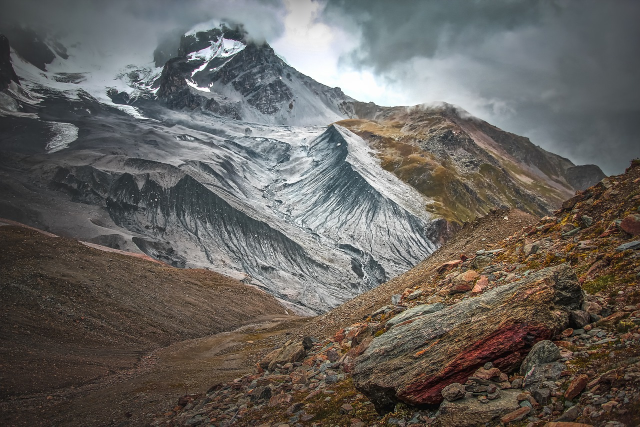
#> input picture 12-30/mountain.jpg, 1280 x 853 px (shown at 1/2 size)
$ jupyter execute --allow-errors 12-30.ipynb
#> lines starting #> are read from the running program, lines starting #| are printed output that depends on the picture; after the words box and inside, x2 and y2 are one past the last pixel; in counts of white or black regions, pixels touching at a corner belong together
[cell 1]
x=29
dic={'name':'정택구','name':x,'birth':'6월 20일'}
print(dic)

[cell 2]
x=29
dic={'name':'정택구','age':x,'birth':'6월 20일'}
print(dic.keys())
print(list(dic.keys()))
print(list(dic.keys())[2])
print()
for i in dic.keys():
    print(i)

[cell 3]
x=29
dic={'name':'정택구','age':x,'birth':'6월 20일'}
print(dic.values())
print(list(dic.values()))
print(list(dic.values())[2])
print()
for i in dic.values():
    print(i)

[cell 4]
dic={'name':'정택구','age':29,'birth':'6월 20일'}

print(dic.get('aaa','not found'))
print('name' in dic)
print('ddd' in dic)

[cell 5]
import numpy as np

array = np.array([[1,2,3],[4,5,6]])
print(array.ndim) #차원
print(array.shape)#행렬
print(array.dtype)#데이터

[cell 6]
import numpy as np
a=np.arange(0,100.1,10)
print(a)
b=np.zeros([3,3])
print(b)
b=np.ones([3,3])
print(b)
b=np.full([3,3],'z')
print(b)

[cell 7]
import numpy as np
array1=np.arange(1,4)
array2=np.array([[1,2],
                 [3,4]])
array3=np.array([[[1,2],[0,4]],
                 [[5,6],[7,8]]])
print(array1)
print(array2)
print(array3[1][0][1])
for i in array3[0]:
    for j in i:
        print(j)
for i in array3[0][1]:
    print(i)

[cell 8]
import numpy as np   #::은 스탭
array = np.array([[1,2,3,4,5],
                 [6,7,8,9,10],
                 [11,12,13,14,15],
                 [16,17,18,19,20],
                 [21,22,23,24,25],
                 [26,27,28,29,30],
                 [31,32,33,34,35]])
print(array[1::3])
print(array[2:,1::2]) #12,17

[cell 9]
import numpy as np
array=np.arange(9)
axis1=array[np.newaxis]
axis2=array[:,np.newaxis]

print(axis1)
print(axis2)

[cell 10]
import numpy as np

array =np.arange(12).reshape(3,-1)

flat1=array.flatten(order='F')
flat2 = array.ravel()
print(array)
print(flat1)
print(flat2)

[cell 11]
import numpy as np

array1 = np.arange(6).reshape(2,3)
array2 = np.arange(6,12).reshape(2,3)

merge1 = np.stack([array1,array2], axis=0)
merge2 = np.stack([array1,array2], axis=-1)

print(array1)
print(array2)

print(merge1)
print(merge2)

[cell 12]
import cv2
import numpy as np

image = cv2.imread("mountain.jpg")
#> image is the input picture: shape (853, 1280, 3); mean B, G, R 94.6, 99.1, 103
gray = cv2.cvtColor(image,cv2.COLOR_RGB2GRAY)
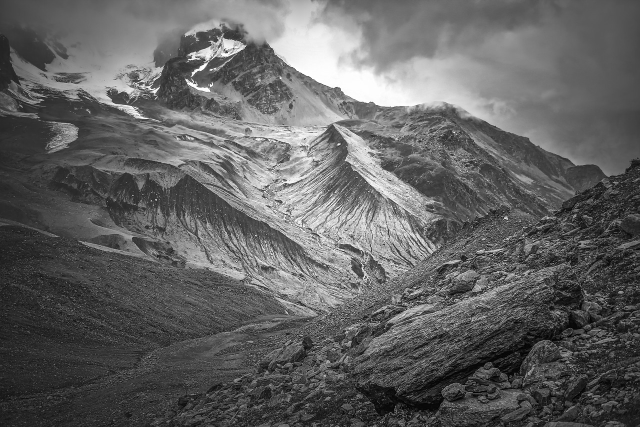
#> gray: shape (853, 1280) (shown at 1/2 size); min 0, max 255, mean 98.1
result=np.zeros((image.shape[0],256),dtype=np.uint8)
#print(result)
#print(image.shape)
#print(result.shape)

hist = cv2.calcHist([image],[0],None,[256],[0,256])
#> hist = 256 values, max 9740 at index 0, min 601 at index 244, mean 4265

cv2.normalize(hist,hist,0,255,cv2.NORM_MINMAX)
# print(hist)

for x,y in enumerate(hist):
    cv2.line(result,(int(x),image.shape[0]),(int(x),image.shape[0]-int(y)),255)
#> this loop made 256 passes
#> y on passes 1 to 3: [255], [17.69], [24.44]
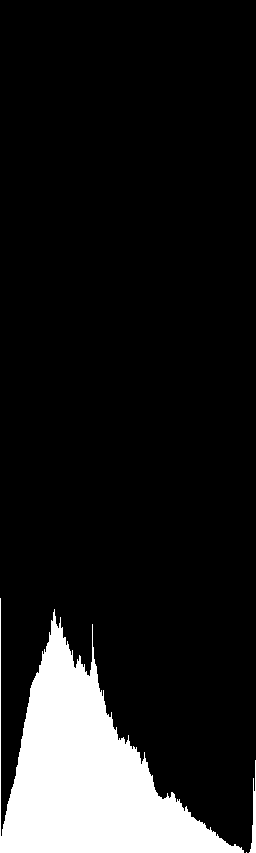
#> result: shape (853, 256); 11.9% white; 3 white regions (1 under 20 px), largest, box (x1, y1, x2, y2) and area: (0, 598, 244, 853) 25770, (249, 760, 256, 853) 273

dst = np.hstack([image[:,:,0],result])
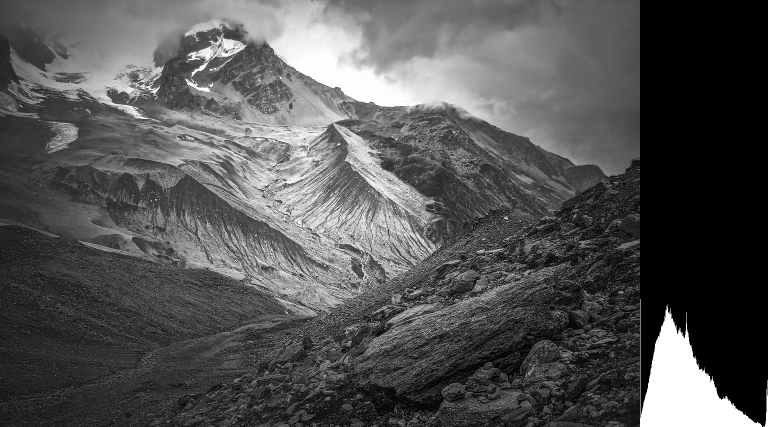
#> dst: shape (853, 1536) (shown at 1/2 size); min 0, max 255, mean 83.9
cv2.namedWindow('dst',flags=cv2.WINDOW_NORMAL)
cv2.imshow("dst",dst)
cv2.waitKey(0)
cv2.destroyAllWindows()

[cell 13]
import cv2
import numpy as np

src = cv2.imread("crow.jpg")
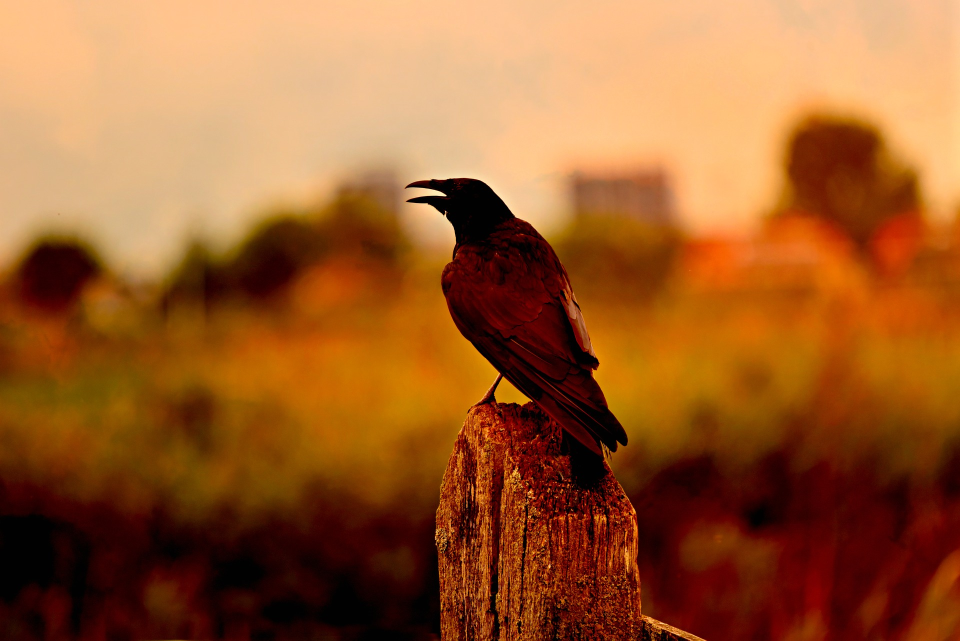
#> input picture 12-30/crow.jpg, 1920 x 1281 px (shown at 1/2 size)
#> src is the input picture: shape (1281, 1920, 3); mean B, G, R 45.6, 92.5, 154.7
dst = cv2.cvtColor(src,cv2.COLOR_BGR2HSV)
#> dst: shape (1281, 1920, 3); mean H, S, V 17.6, 201.4, 154.8

cv2.imshow("dst",dst)
cv2.waitKey(0)
cv2.destroyAllWindows()

[cell 14]
import cv2
import numpy as np

img = np.zeros((480,640,3),dtype=np.uint8)

save = cv2.imwrite("CV.jpeg",img, (cv2.IMWRITE_JPEG_QUALITY,100,cv2.IMWRITE_JPEG_PROGRESSIVE,1))
print(save)
#| True

[cell 15]
import cv2
import numpy as np

def onChangeBlue(pos):
    global b
    b=pos
    cv2.imshow("Palette",createImage(b,g,r))

def createImage(b,g,r):
    return np.full((500,500,3),(b,g,r),dtype=np.uint8)

b,g,r=0,0,0
cv2.namedWindow("Palette")
# cv2.createTrackbar("Blue","Palette",55,255,onChangeBlue)
cv2.createTrackbar("Blue","Palette",55,255,lambda x:x)
cv2.createTrackbar("Green","Palette",0,255,lambda x:x)
cv2.createTrackbar("Red","Palette",0,255,lambda x:x)

while True :
    b=cv2.getTrackbarPos("Blue","Palette")
#> b = 55
    g=cv2.getTrackbarPos("Green","Palette")
#> g = 0
    r=cv2.getTrackbarPos("Red","Palette")
#> r = 0

    cv2.imshow("Palette",createImage(b,g,r))
#> in createImage, `return np.full((500,500,3),(b,g,r),dtype=np.uint8)`:
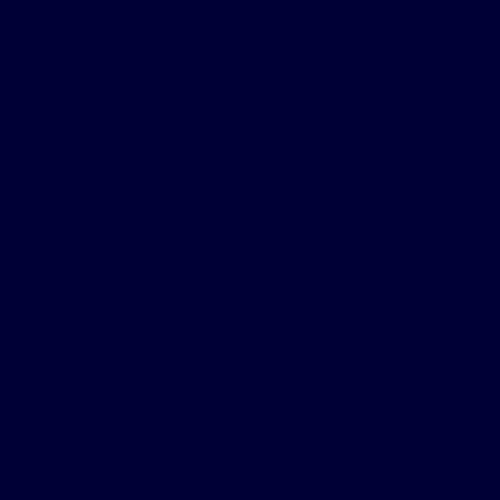
#> returned value: shape (500, 500, 3); mean of channels 0, 1, 2 55, 0, 0; drawn as B, G, R
    if(cv2.waitKey(33)&0xFF==ord('q')): break
#> (key q is pressed here)

cv2.destroyAllWindows()

[cell 16]
import numpy as np
import cv2

img = np.zeros((768, 1366, 3), dtype = np.uint8)

cv2.line(img, (100, 100), (1200, 100), (0, 0, 255), 3, cv2.LINE_AA)
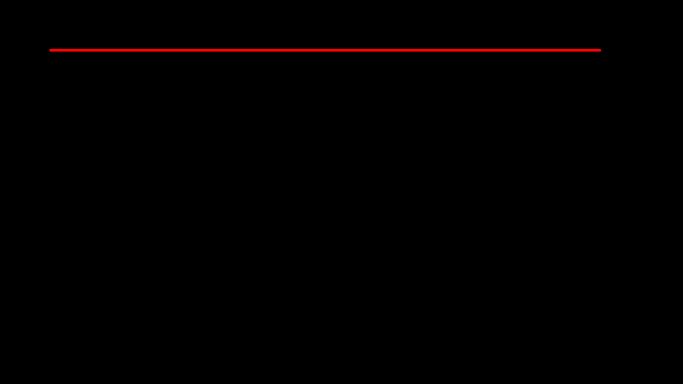
#> img: shape (768, 1366, 3) (shown at 1/2 size); mean of channels 0, 1, 2 0, 0, 1.5; drawn as B, G, R
cv2.circle(img, (300, 300), 50, (0, 255, 0), cv2.FILLED, cv2.LINE_4)
cv2.rectangle(img, (500, 200), (1000, 400), (255, 0, 0), 5, cv2.LINE_8)
cv2.ellipse(img, (1200, 300), (100, 50), 0, 90, 180, (255, 255, 0), 2)
#> img: shape (768, 1366, 3); mean of channels 0, 1, 2 2.5, 2, 1.5

pts1 = np.array([[[100, 500], [300, 500], [200, 600]], [[400, 500], [500, 500], [600, 700]]])
pts2 = np.array([[700, 500], [800, 500], [700, 600]])
cv2.polylines(img, pts1, True, (0, 255, 255), 10)
cv2.fillPoly(img, [pts2], (255, 0, 255), cv2.LINE_AA)

cv2.putText(img, "OpenCV", (900, 600), cv2.FONT_HERSHEY_COMPLEX | cv2.FONT_ITALIC, 2, (255, 255, 255), 3)
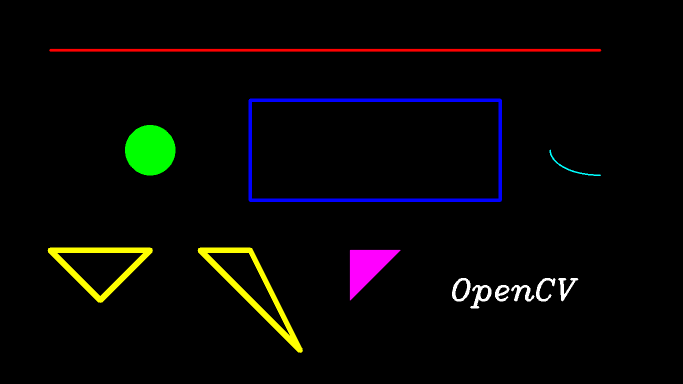
#> img: shape (768, 1366, 3) (shown at 1/2 size); mean of channels 0, 1, 2 4.7, 5.9, 6.6; drawn as B, G, R

cv2.imshow("img", img)
cv2.waitKey(0)
cv2.destroyAllWindows()

[cell 17]
import cv2
import numpy as np

one = cv2.imread("one.jpg")
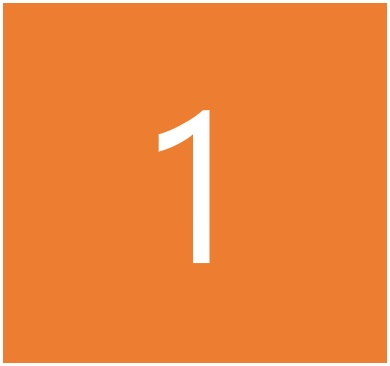
#> input picture 12-30/one.jpg, 390 x 366 px
#> one is the input picture: shape (366, 390, 3); mean B, G, R 59.9, 131.9, 237.4
two = cv2.imread("two.jpg")
three = cv2.imread("three.jpg")
four = cv2.imread("four.jpg")

horizontal1 = np.full((20,one.shape[1],3),[0,0,0],dtype=np.uint8)
#> (the rest of this cell did not finish here and is left out)

[cell 18]
import cv2
capture =cv2.VideoCapture("Star.mp4")
while True:
    ret,frame=capture.read()
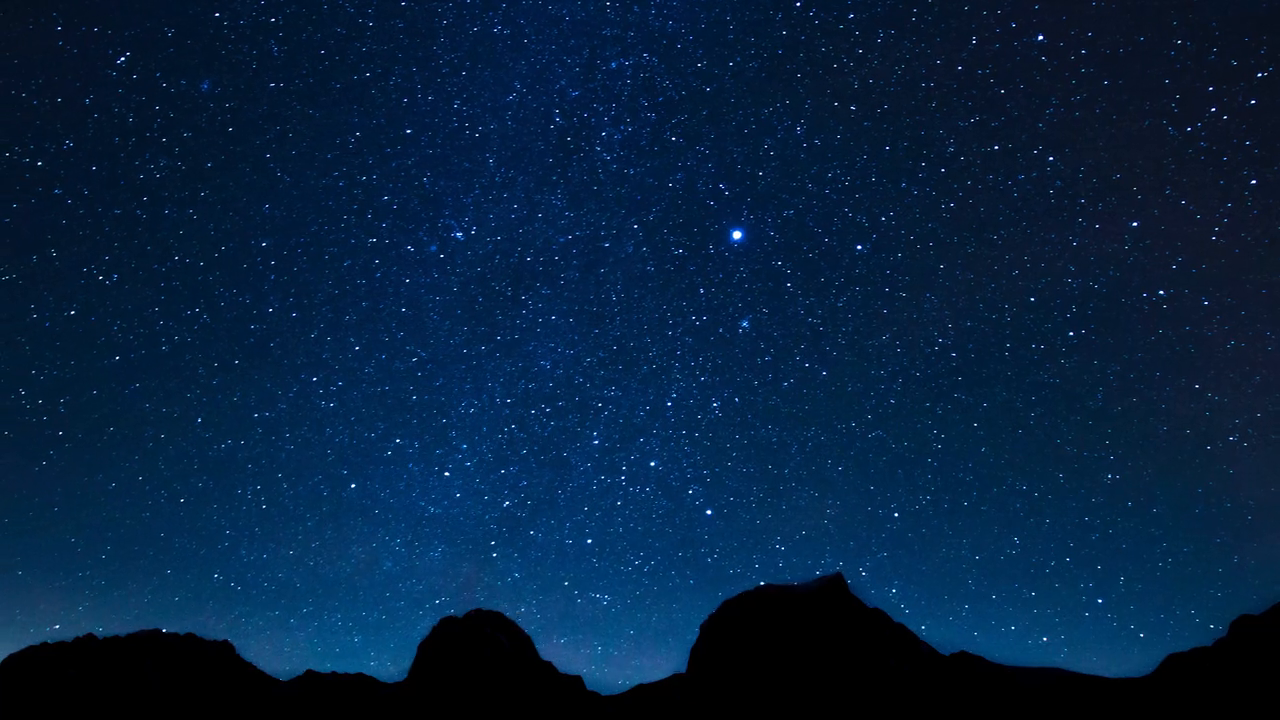
#> input picture frame 14 of 12-30/Star.mp4, 1280 x 720 px
#> frame is the input picture: shape (720, 1280, 3); mean B, G, R 63.3, 32.5, 4.4
    if(capture.get(cv2.CAP_PROP_POS_FRAMES)==capture.get(cv2.CAP_PROP_FRAME_COUNT)):
        capture.open("Star.mp4")
#     if (ret==False): break
    cv2.imshow("VideoFrame",frame)
    if (cv2.waitKey(500)==ord('q')):break
#> (key q is pressed here)


capture.release()
cv2.destroyAllWindows()

[cell 19]
capture = cv2.VideoCapture(0)
capture.set(cv2.CAP_PROP_FRAME_WIDTH,1920)
capture.set(cv2.CAP_PROP_FRAME_HEIGHT,1440)

while True :
    ret,frame=capture.read()
    if (ret==True):
        cv2.imshow("VideoFrame",frame)
        if ( cv2.waitKey(33) == ord('q') ):break
#> (key q is pressed here)
    else:
        break
capture.release()
cv2.destroyAllWindows()

[cell 20]
import cv2

src = cv2.imread("OpenCV_Logo.png")
#> (the rest of this cell did not finish here and is left out)

[cell 21]
import numpy as np

array =np.zeros((1280,1920,3),np.uint8)
x,y,w,h=100,100,300,300

roi=array[x:x+w,y:y+300]

coi=array[:,:,1]
print(array.shape)
print(roi.shape)
print(coi.shape)

[cell 22]
import numpy as np

array1=np.array([1,2,3,4]).reshape(2,2)
array2=np.array([1.5,2.5])

print(array1+array2)

[cell 23]
import numpy as np

array = np.arange(10).reshape(2,5)

detach1=np.split(array,2,axis=0)
detach2=np.split(array,[2,3],axis=1)

print(detach1)
print(detach1[1])
print(detach2)

[cell 24]
import numpy as np
array = np.arange(16)
reshape1 = array.reshape(2,2,4)  #(z,y,x)
reshape2 = np.reshape(array,(4,-1),order='F')
reshape3 = np.reshape(array,(4,-1),order='C')
reshape4 = np.reshape(array,(4,-1),order='A')
print(reshape1)
print(reshape2)
print(reshape3)
print(reshape4)

[cell 25]
import numpy as np
array1=np.array([[1,2,3],[4,5,6]])
array2=np.array([1,2,3],dtype=complex,ndmin=3) #complex 복소수 ndmin 차원수는?
array3=np.array(array1,copy=True)

array1[0]=[4,5,6]
print("array1 :",array1)
print("array2[0][0][0] :",array2[0][0][0])
print("array2[0][0] :",array2[0][0])
print("array2[0] :",array2[0])
print("array3 :",array3)

[cell 26]
set0=set()
set1=set([1,2,3,4,5])
print(set1)
set1=set([1,2,3,4,5,1,2,3])
print(set1)
set1.add(1)
print(set1)
set2=set([2,5,4,10,22])
print(set1.intersection(set2))
print(set1 & set2)
print(set1.union(set2))
print(set1 | set2)
print(set1 - set2)

set1.update([1,20,33])
print(set1)
set1.remove(20)
print(set1)

[cell 27]
x=29
dic={'name':'정택구','age':x,'birth':'6월 20일'}
print(dic.items())
print(list(dic.items()))
print(list(dic.items())[2])
print()
for i in dic.items():
    print(i)

[cell 28]
import cv2

src = cv2.imread('tomato.jpg')

mv=cv2.split(src)
#> mv = ()
#> (the rest of this cell did not finish here and is left out)
